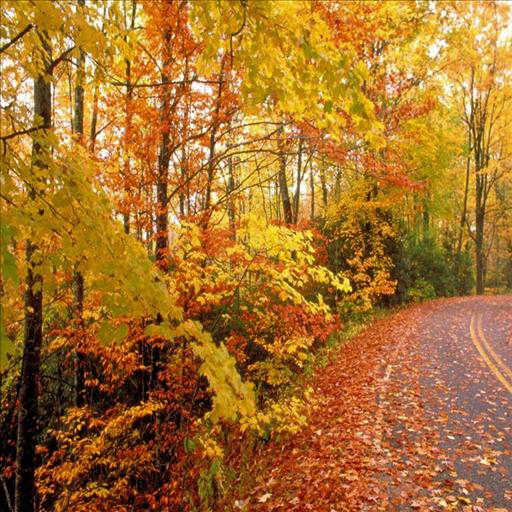
#> input picture image_compression_kmeans/data/sample_img1.png, 512 x 512 px
$ jupyter execute image_compression.ipynb
#> lines starting #> are read from the running program, lines starting #| are printed output that depends on the picture
### image_compression_kmeans/kmeans_implemenation.py
import numpy as np

### Kmeans algorithm implementation
def kmeans(k, data, limit):

    np.random.seed(42)
    idx = np.random.choice(data.shape[0], k, replace=False)
    centers = data[idx, :] # initialize the centers

    labeled = None
    labels = np.arange(len(centers))
    distances = np.zeros((len(labels), len(data))) # initialize the distances

    for itr in range(limit):

        for label in labels:
            # calculate the distances
            distances[label] = np.linalg.norm(data - centers[label], axis=1)

        # assign the labels
        labeled = np.argmin(distances, axis=0)

        # update the centers
        for label in labels:
            di = data[np.where(labeled == label)]
            if di.any():
                centers[label] = np.mean(di, axis=0)

    return centers, labeled

### image_compression_kmeans/image_compression.ipynb
#### In this notebook, we will be using the K-means clustering algorithm to perform image compression

[cell 1]
### import libraries
import numpy as np
import copy
import matplotlib.pyplot as plt
from matplotlib import image
from kmeans_implemenation import kmeans

[cell 2]
### Define a function to reduce the image using kmeans
def reduce_img(image, prec):

    m = image.shape[0]
    n = image.shape[1]
    l = image.shape[2]

    rimg = image.reshape(m * n, l)
    number_of_iterations = 20
    k = prec

    centers, labeled = kmeans(k, rimg, number_of_iterations)
    for i, label in enumerate(labeled):
        rimg[i] = centers[label]

    return rimg.reshape(m, n, l)

[cell 3]
### load the image
img_path = 'data/sample_img1.png'
img = image.imread(img_path)
#> img is the input picture: shape (512, 512, 3) float32; mean R, G, B 0.646, 0.439, 0.175
plt.imshow(img)
plt.show()

[cell 4]
### reduce the image using kmeans
k = 2
reduced_img = reduce_img(img, k)
#> in kmeans, `centers = data[idx, :]`: centers = [[0.612, 0.392, 0], [0.694, 0.373, 0.0275]]
#> in kmeans, `labels = np.arange(len(centers))`: labels = [0, 1]
#> after the loop in kmeans, `for itr in range(limit):`: centers = [[0.455, 0.263, 0.0705], [0.8, 0.581, 0.258]]
#> the loop in reduce_img, `for i, label in enumerate(labeled):` made 262144 passes
#> label on passes 1 to 3: 0, 0, 0
#> in reduce_img, `return rimg.reshape(m, n, l)`:
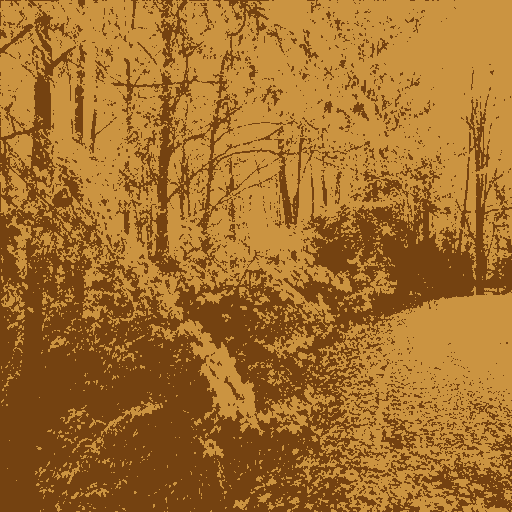
#> returned value: shape (512, 512, 3) float32; mean of channels 0, 1, 2 0.645, 0.44, 0.174; drawn as R, G, B
plt.imshow(reduced_img)
rimg_path = "data/reduced_image_k2.png"
plt.imsave(rimg_path, reduced_img)
